Frame 1 (no input): blank canvas, image omitted
Frame 60 (no input): blank canvas, image omitted
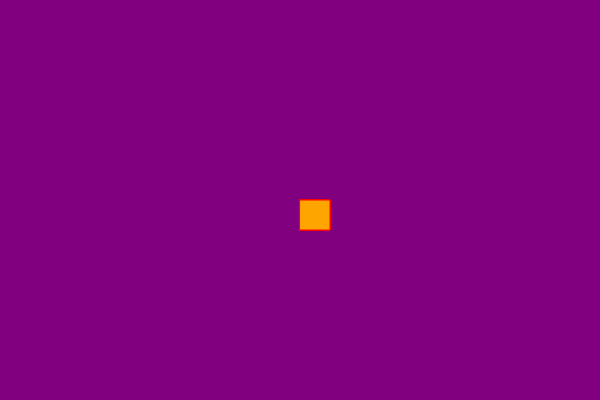
Frame 120 (the mouse pressed at the canvas centre since frame 60)

The p5.js sketch whose frames 1 and 60 were blank and that drew this single picture after the mouse press (run headless with seeded random() and noise() and a simulated clock; from frame 60 on, the mouse is pressed at the canvas centre):

// p5.js sketch
// ── sketch.js
function setup() {
    createCanvas(600, 400);
     background("purple");
  }
  
  function draw() {
   
  
    stroke("red");
    fill("orange");
  
    // console.log(mouseIsPressed);
  
    if (mouseIsPressed) {
      rect(mouseX, mouseY, 30, 30);
    }
  }
  
